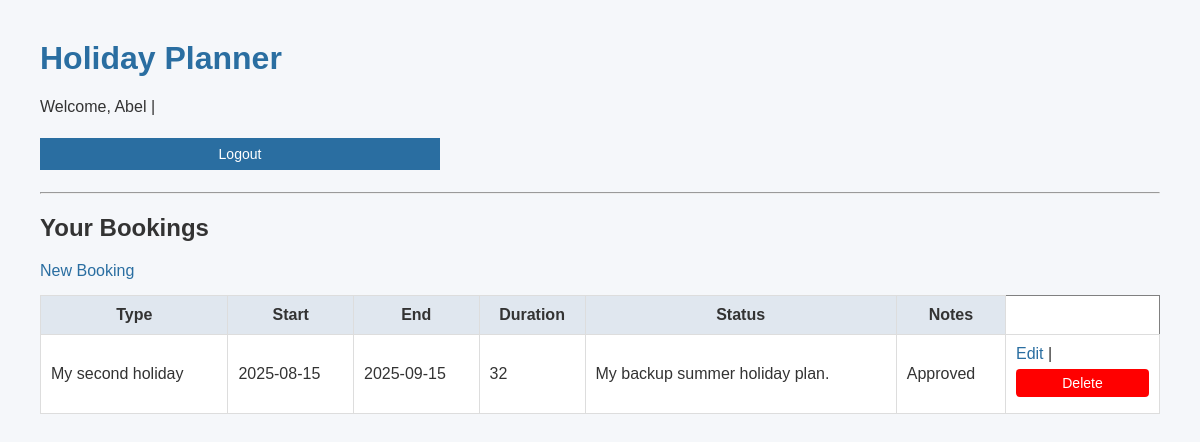
Before: /dashboard (signed in) with the older database file.
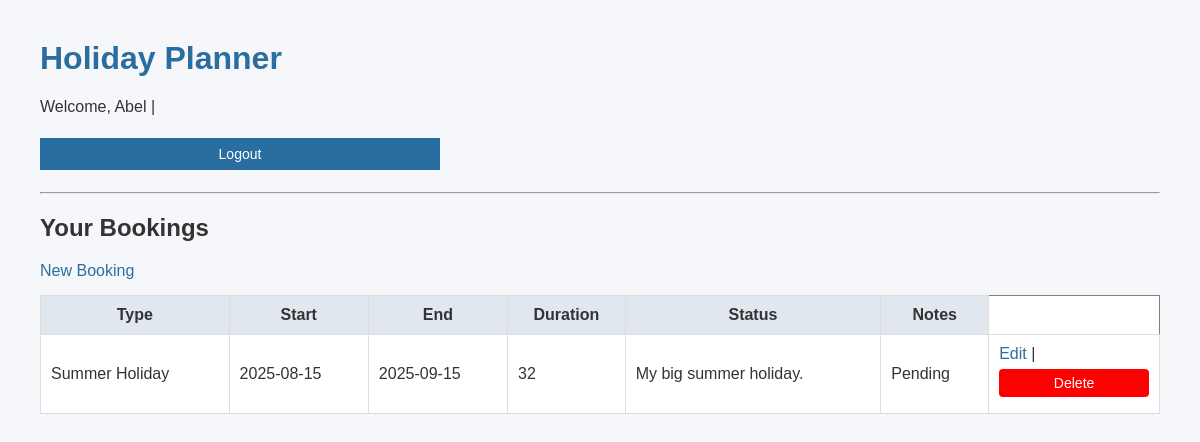
After: the same page with the newer database file.
### tables this page shows
CREATE TABLE bookings (
        id INTEGER PRIMARY KEY AUTOINCREMENT,
        user_id INTEGER,
        type TEXT,
        start_date TEXT,
        end_date TEXT,
        duration TEXT,
        notes TEXT,
        status TEXT DEFAULT 'pending',
        FOREIGN KEY (user_id) REFERENCES users(id)
    );

### app.py (the view)
    @app.route("/dashboard")
    def dashboard():
        if "user_email" not in session:
            return redirect("/login")
        bookings = get_user_bookings(session["user_id"], app.config["DATABASE_URL"])
        return render_template("dashboard.html", bookings=bookings)

### models/booking.py (called while the page is built)
def get_user_bookings(user_id, db_url):
    db_path = db_url.split("///")[-1]
    conn = sqlite3.connect(db_path)
    cur = conn.cursor()
    cur.execute("""
        SELECT * FROM bookings WHERE user_id = ? ORDER BY start_date DESC;
    """, (user_id,))
    bookings = cur.fetchall()
    conn.close()
    return bookings

### templates/dashboard.html
{% extends "layout.html" %}
{% block content %}
<h2>Your Bookings</h2>
<a href="{{ url_for('new_booking') }}">New Booking</a>
<table border="1">
    <tr>
        <th>Type</th>
        <th>Start</th>
        <th>End</th>
        <th>Duration</th>
        <th>Status</th>
        <th>Notes</th>
    </tr>
    {% for b in bookings %}
    <tr>
        <td>{{ b[2] }}</td>
        <td>{{ b[3] }}</td>
        <td>{{ b[4] }}</td>
        <td>{{ b[5] }}</td>
        <td>{{ b[6] }}</td>
        <td>{{ b[7] }}</td>
        <td>
            <a href="{{ url_for('edit_booking', booking_id=b[0]) }}">Edit</a> |
            <form method="post" action="{{ url_for('delete_user_booking', booking_id=b[0]) }}" style="display:inline;">
                <button type="submit" class="delete-button"
                    onclick="return confirm('Are you sure you want to delete this booking?')">Delete</button>
            </form>
        </td>
    </tr>
    {% endfor %}
</table>
{% endblock %}

### templates/layout.html (shortened to what this page needs)
<!DOCTYPE html>
<html lang="en">
<head>
    <link rel="stylesheet" href="/static/style.css">
</head>
<body>
    <header>
        <h1>Holiday Planner</h1>
        {% if session.get("user_id") %}
    <p>Welcome, {{ session.get("user_name") }} |
        <form action="{{ url_for('logout') }}" method="post" style="display:inline;">
            <button type="submit">Logout</button>
        </form>
    </p>
{% endif %}
        <hr>
    </header>
    <main>
        {% block content %}{% endblock %}
    </main>
</body>
</html>

### static/style.css (style rules this page uses)
body { font-family: Arial, sans-serif; margin: 40px; background-color: #f5f7fa; color: #333; }
header { margin-bottom: 20px; }
header h1 { color: #2a6ea1; }
a { color: #2a6ea1; text-decoration: none; }
form { margin-top: 10px; }
input, textarea, select, button { margin: 6px 0; padding: 8px; font-size: 14px; width: 100%; max-width: 400px; box-sizing: border-box; }
button { background-color: #2a6ea1; color: white; border: none; cursor: pointer; }
table { width: 100%; border-collapse: collapse; margin-top: 15px; background-color: white; }
table th, table td { padding: 10px; border: 1px solid #ddd; }
table th { background-color: #e0e7ef; }
.delete-button { background-color: red; color: white; border: none; padding: 6px 12px; border-radius: 4px; cursor: pointer; }

Changed rows visible on the page:
removed bookings: type "My second holiday", start_date "2025-08-15", end_date "2025-09-15", duration "32", notes "My backup summer holiday plan.", status "Approved"
added bookings: type "Summer Holiday", start_date "2025-08-15", end_date "2025-09-15", duration "32", notes "My big summer holiday.", status "Pending"
